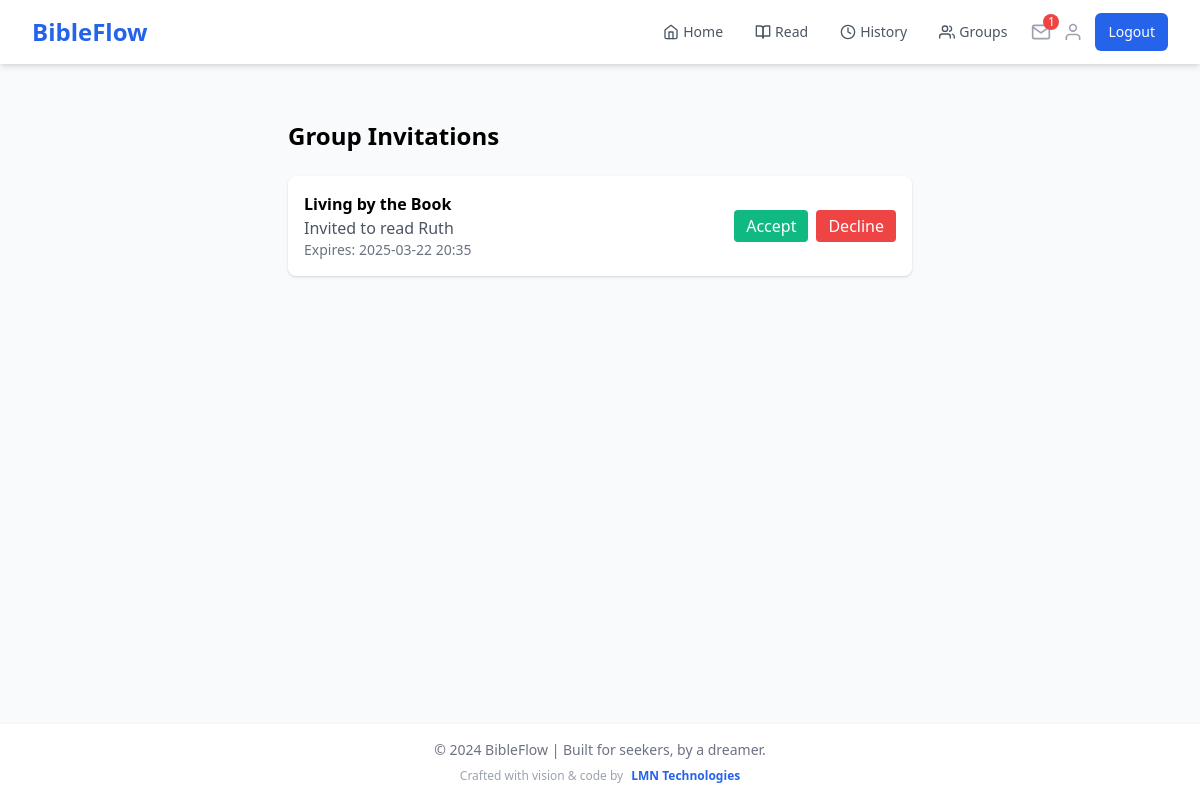
Page /invitations (signed in) on the committed database.
### app.py (models this page shows)
class GroupInvitation(db.Model):
    id = db.Column(db.Integer, primary_key=True)
    group_id = db.Column(db.Integer, db.ForeignKey('reading_group.id'), nullable=False)
    email = db.Column(db.String(120), nullable=False)
    invite_code = db.Column(db.String(32), nullable=False)
    created_at = db.Column(db.DateTime, default=datetime.utcnow)
    expires_at = db.Column(db.DateTime)
    used = db.Column(db.Boolean, default=False)

class ReadingGroup(db.Model):
    id = db.Column(db.Integer, primary_key=True)
    name = db.Column(db.String(100), nullable=False)
    description = db.Column(db.Text)
    created_at = db.Column(db.DateTime, default=datetime.utcnow)
    book = db.Column(db.String(50), nullable=False)
    current_chapter = db.Column(db.Integer, default=1)
    target_completion_date = db.Column(db.DateTime)
    creator_id = db.Column(db.Integer, db.ForeignKey('user.id'), nullable=False)
    visibility = db.Column(db.String(20), default='public')
    access_code = db.Column(db.String(20))
    members = db.relationship('GroupMember', backref='reading_group', lazy='joined')
    readings = db.relationship('GroupReading', backref='reading_group', lazy='dynamic')
    invitations = db.relationship('GroupInvitation', backref='reading_group', lazy='dynamic')

### app.py (the view)
@app.route('/invitations')
@login_required
def view_invitations():
    invitations = GroupInvitation.query.filter(
        GroupInvitation.email == current_user.email,
        GroupInvitation.used == False,
        GroupInvitation.expires_at > datetime.utcnow()
    ).all()
    return render_template('invitations.html', invitations=invitations)

### app.py (called while the page is built)
@login_manager.user_loader
def load_user(user_id):
    if 'user_id' in session:
        return User.query.get(int(session['user_id']))
    return None

@app.context_processor
def inject_user_name():
    if current_user.is_authenticated:
        return dict(user_name=current_user.name)
    return dict(user_name='Guest')

@app.context_processor
def inject_invitation_count():
    if current_user.is_authenticated:
        invitation_count = GroupInvitation.query.filter(
            GroupInvitation.email == current_user.email,
            GroupInvitation.used == False,
            GroupInvitation.expires_at > datetime.utcnow()
        ).count()
        return dict(invitation_count=invitation_count)
    return dict(invitation_count=0)

### templates/invitations.html
{% extends "base.html" %}
{% block content %}
<div class="max-w-2xl mx-auto p-6">
    <h1 class="text-2xl font-bold mb-6">Group Invitations</h1>
    {% if invitations %}
        <div class="space-y-4">
            {% for invitation in invitations %}
                <div class="bg-white shadow rounded-lg p-4 flex justify-between items-center">
                    <div>
                        <h3 class="font-semibold">{{ invitation.reading_group.name }}</h3>
                        <p class="text-gray-600">
                            Invited to read {{ invitation.reading_group.book }}
                        </p>
                        <p class="text-sm text-gray-500">
                            Expires: {{ invitation.expires_at.strftime('%Y-%m-%d %H:%M') }}
                        </p>
                    </div>
                    <div class="flex space-x-2">
                        <form action="{{ url_for('accept_invitation', invitation_id=invitation.id) }}" method="POST">
                            <button type="submit" class="bg-green-500 text-white px-3 py-1 rounded hover:bg-green-600">
                                Accept
                            </button>
                        </form>
                        <form action="{{ url_for('decline_invitation', invitation_id=invitation.id) }}" method="POST">
                            <button type="submit" class="bg-red-500 text-white px-3 py-1 rounded hover:bg-red-600">
                                Decline
                            </button>
                        </form>
                    </div>
                </div>
            {% endfor %}
        </div>
    {% else %}
        <p class="text-gray-600">No pending invitations.</p>
    {% endif %}
</div>
{% endblock %}

### rows in the picture
GroupInvitation: reading_group.name "Living by the Book", reading_group.book "Ruth", expires_at "2025-03-22 20:35"

### other values in the picture
{{ invitation_count }} "1"
